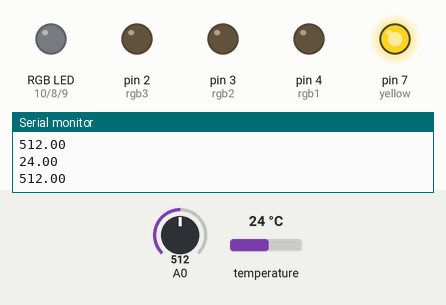
Recording of a sketch running on a simulated Arduino Uno, built with avr-gcc and run on an emulated ATmega328P. On the bench: an RGB LED mixed from three pins (HIGH = lit), output pins drawn as LEDs (lit = HIGH), the last lines printed to the serial monitor. Dashed ring = blinking. The test bench sets the inputs (shaded band); at power-on: temperature 24 °C, A0 = 512.

Above: at 1.3 s.
1.4 s: temperature set to 27.6 °C
At 1.9 s:
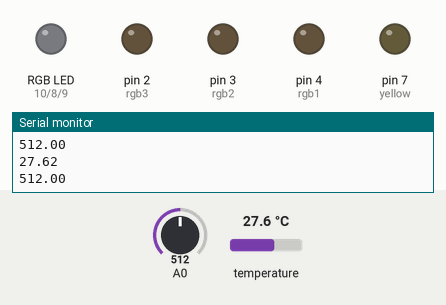
4.5 s: temperature set to 28.7 °C
At 5.15 s:
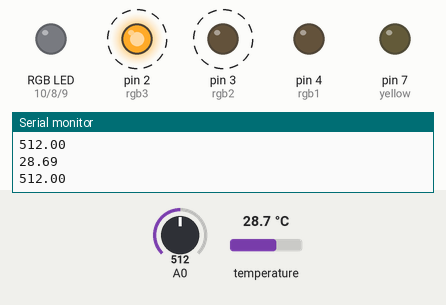
At 6.62 s:
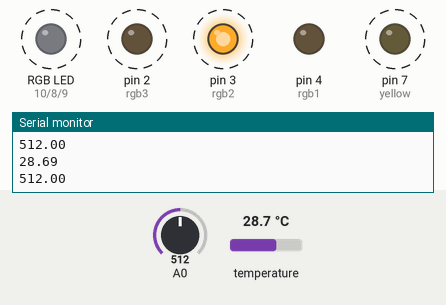
7.6 s: A0 set to 440
10.7 s: A0 set to 460
13.8 s: A0 set to 306
Timing chart, 0 to 17.9 s (numbered marks = the images above; inputs shaded):
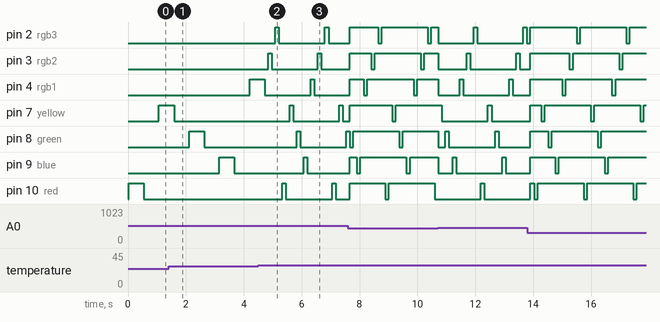

Measured:
- the behaviour switches between 27.9 and 28 °C on temperature (found by bisection; images 1 and 2)
- after the input at 4.5 s, pin 7 (yellow): alternates HIGH for 0.12 s and LOW for 1.6 s, starting after 1.1 s; pin 8 (green): LOW → HIGH after 1.3 s, → LOW 0.12 s later, → HIGH 1.6 s later; pin 9 (blue): LOW → HIGH after 1.6 s, → LOW 0.12 s later
- by itself, pin 2 (rgb3): alternates HIGH for 1.6 s and LOW for 0.12 s
- by itself, pin 10 (red): repeats every 1.7 s: LOW 0.12 s, HIGH 1.6 s

The sketch:

Intro.ino
```cpp
//Intro to Circuits and Arduino Project
//by Markus and Jordan

#include <OneWire.h> //Using someone else's library for temperature sensor

//Set the ports for the colors
int red = 10;
int blue = 9;
int green = 8;
int yellow = 7;

int DS18S20_Pin = 5; //DS18S20 Signal pin on digital 5

int rgb1 = 4;
int rgb2 = 3;
int rgb3 = 2;

//Temperature chip i/o
OneWire ds(DS18S20_Pin);  // on digital pin 5

int timeDelay = 100; // Delay in ms between each update

// Runs once when you press reset or power the board
void setup() {
  // Begins the Serial, allowing for printing to the serial monitor
  Serial.begin(9600);
  // Initialize the pins we're using to the correct pinMode
  pinMode(red, OUTPUT);
  pinMode(green, OUTPUT);
  pinMode(blue, OUTPUT);
  pinMode(yellow, OUTPUT);
  pinMode(rgb1, OUTPUT);
  pinMode(rgb2, OUTPUT);
  pinMode(rgb3, OUTPUT);
  pinMode(A0, INPUT);
}

// Runs over and over again forever
void loop() {
  // Updates the LED state based on the input,
  // then turn the LED on, then updates again, then turn it off.
  // Repeat this for every LED and every RGB color.
  updateFromInput();
  digitalWrite(red, HIGH);   // turn the LED on (HIGH is the voltage level)
  delay(timeDelay);              // wait for a second
  updateFromInput();
  digitalWrite(red, LOW);    // turn the LED off by making the voltage LOW
  delay(timeDelay);              // wait for a second
  updateFromInput();
  digitalWrite(yellow, HIGH);
  delay(timeDelay);
  updateFromInput();
  digitalWrite(yellow, LOW);
  delay(timeDelay);
  updateFromInput();
  digitalWrite(green, HIGH);
  delay(timeDelay);
  updateFromInput();
  digitalWrite(green, LOW);
  delay(timeDelay);
  updateFromInput();
  digitalWrite(blue, HIGH);
  delay(timeDelay);
  updateFromInput();
  digitalWrite(blue, LOW);
  delay(timeDelay);
  updateFromInput();
  digitalWrite(rgb1, HIGH);
  delay(timeDelay);
  updateFromInput();
  digitalWrite(rgb1, LOW);
  delay(timeDelay);
  updateFromInput();
  digitalWrite(rgb2, HIGH);
  delay(timeDelay);
  updateFromInput();
  digitalWrite(rgb2, LOW);
  delay(timeDelay);
  updateFromInput();
  digitalWrite(rgb3, HIGH);
  delay(timeDelay);
  updateFromInput();
  digitalWrite(rgb3, LOW);
  delay(timeDelay);
}

// Updates the LED states and timeDelay based on the input sources
void updateFromInput(){
  // Gets the temperature from the temperature sensor
  float temperature = getTemp();
  // Prints the temperature to the serial monitor
  Serial.println(temperature);
  // If the temperature is below 28 degrees Celcius
  // Set the LED delay to 500 milliseconds
  if(temperature < 28){
    timeDelay = 500;
  }
  // If the temperature is above or equal to 28 degrees Celcius
  // Set the LED delay to 100 milliseconds
  else{
    timeDelay = 100;
  }

  // Gets the analog value from the photoresistor
  float photoReading = analogRead(A0);
  // Prints the analog reading to the serial monitor
  Serial.println(photoReading);
  // Turn all LEDs on if photo reading is low
  // Note that this setting is overriden by the
  // currently blinking LED by design
  if(photoReading < 450){
    digitalWrite(red, HIGH);
    digitalWrite(yellow, HIGH);
    digitalWrite(blue, HIGH);
    digitalWrite(green, HIGH);
    digitalWrite(rgb1, HIGH);
    digitalWrite(rgb2, HIGH);
    digitalWrite(rgb3, HIGH);
  }
  // Turn all LEDs off if photo reading is high
  // Note that this setting is overriden by the
  // currently blinking LED by design
  else{
    digitalWrite(red, LOW);
    digitalWrite(yellow, LOW);
    digitalWrite(blue, LOW);
    digitalWrite(green, LOW);
    digitalWrite(rgb1, LOW);
    digitalWrite(rgb2, LOW);
    digitalWrite(rgb3, LOW);
  }
}

// Found from online source: http://bildr.org/2011/07/ds18b20-arduino/
// Special function for getting the temperature of the device
// You can ignore the code inside here
float getTemp(){
  //returns the temperature from one DS18S20 in DEG Celsius
  byte data[12];
  byte addr[8];
  if ( !ds.search(addr)) {
      //no more sensors on chain, reset search
      ds.reset_search();
      return -1000;
  }
  if ( OneWire::crc8( addr, 7) != addr[7]) {
      Serial.println("CRC is not valid!");
      return -1000;
  }
  if ( addr[0] != 0x10 && addr[0] != 0x28) {
      Serial.print("Device is not recognized");
      return -1000;
  }
  ds.reset();
  ds.select(addr);
  ds.write(0x44,1); // start conversion, with parasite power on at the end
  byte present = ds.reset();
  ds.select(addr);
  ds.write(0xBE); // Read Scratchpad
  for (int i = 0; i < 9; i++) { // we need 9 bytes
    data[i] = ds.read();
  }
  ds.reset_search();
  byte MSB = data[1];
  byte LSB = data[0];
  float tempRead = ((MSB << 8) | LSB); //using two's complement
  float TemperatureSum = tempRead / 16;
  return TemperatureSum;
}
```
